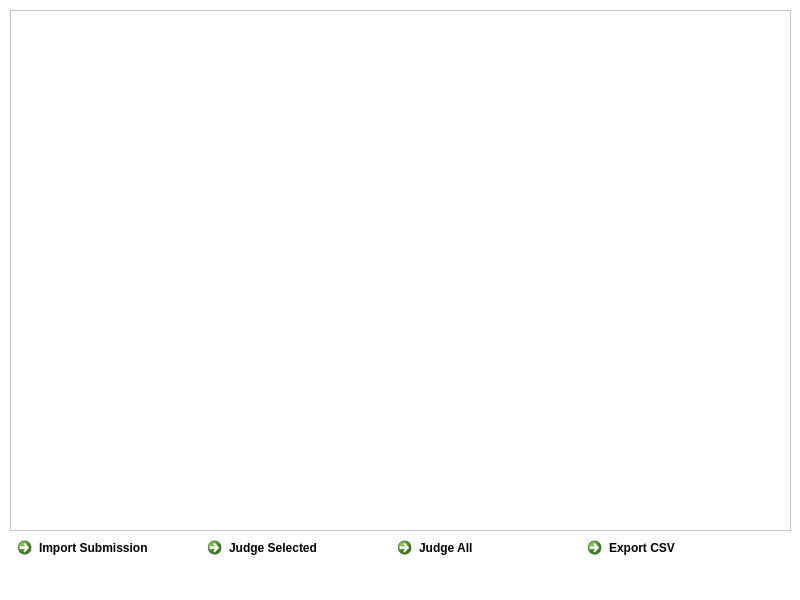
<?xml version="1.0" encoding="UTF-8"?>
<ui version="4.0">
 <class>JudgePanel</class>
 <widget class="QMainWindow" name="JudgePanel">
  <property name="geometry">
   <rect>
    <x>0</x>
    <y>0</y>
    <width>800</width>
    <height>600</height>
   </rect>
  </property>
  <property name="minimumSize">
   <size>
    <width>800</width>
    <height>600</height>
   </size>
  </property>
  <property name="maximumSize">
   <size>
    <width>800</width>
    <height>600</height>
   </size>
  </property>
  <property name="windowTitle">
   <string>MainWindow</string>
  </property>
  <property name="styleSheet">
   <string notr="true">background-color: rgb(255, 255, 255);</string>
  </property>
  <widget class="QWidget" name="centralwidget">
   <widget class="QTableWidget" name="ScoreWID">
    <property name="geometry">
     <rect>
      <x>10</x>
      <y>10</y>
      <width>781</width>
      <height>521</height>
     </rect>
    </property>
    <property name="editTriggers">
     <set>QAbstractItemView::EditTrigger::NoEditTriggers</set>
    </property>
   </widget>
   <widget class="QCommandLinkButton" name="ImportBTN">
    <property name="geometry">
     <rect>
      <x>10</x>
      <y>530</y>
      <width>191</width>
      <height>41</height>
     </rect>
    </property>
    <property name="text">
     <string>Import Submission</string>
    </property>
    <property name="icon">
     <iconset theme="QIcon::ThemeIcon::DocumentOpen"/>
    </property>
   </widget>
   <widget class="QCommandLinkButton" name="JudgeBTN">
    <property name="geometry">
     <rect>
      <x>200</x>
      <y>530</y>
      <width>191</width>
      <height>41</height>
     </rect>
    </property>
    <property name="text">
     <string>Judge Selected</string>
    </property>
    <property name="icon">
     <iconset theme="QIcon::ThemeIcon::SystemReboot"/>
    </property>
   </widget>
   <widget class="QCommandLinkButton" name="ExportBTN">
    <property name="geometry">
     <rect>
      <x>580</x>
      <y>530</y>
      <width>191</width>
      <height>41</height>
     </rect>
    </property>
    <property name="text">
     <string>Export CSV</string>
    </property>
    <property name="icon">
     <iconset theme="QIcon::ThemeIcon::DocumentSaveAs"/>
    </property>
   </widget>
   <widget class="QCommandLinkButton" name="JudgeAllBTN">
    <property name="geometry">
     <rect>
      <x>390</x>
      <y>530</y>
      <width>191</width>
      <height>41</height>
     </rect>
    </property>
    <property name="text">
     <string>Judge All</string>
    </property>
    <property name="icon">
     <iconset theme="QIcon::ThemeIcon::SystemReboot"/>
    </property>
   </widget>
  </widget>
  <widget class="QStatusBar" name="statusbar"/>
 </widget>
 <resources/>
 <connections/>
</ui>
